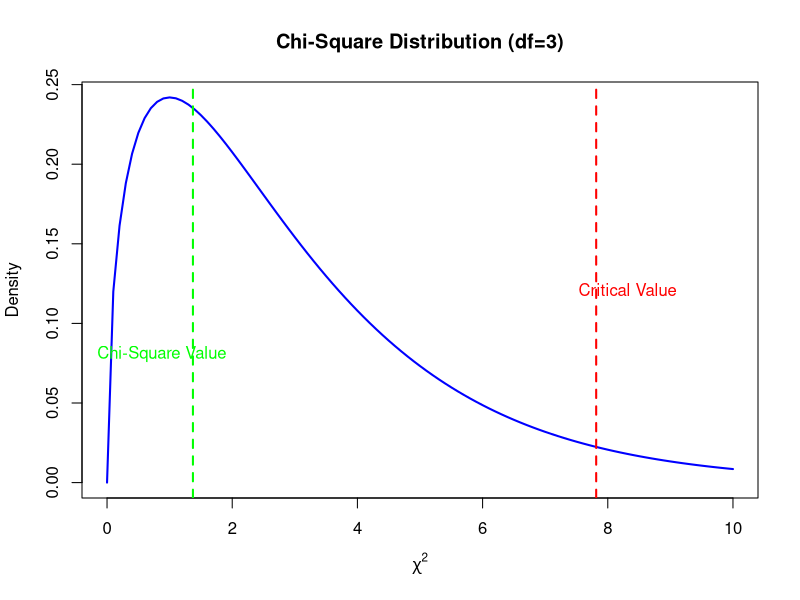

Reproduce this figure in R.
#Page No.562
observed <- c(55, 50, 32, 13)
expected <- c(60, 45, 30, 15)

chi_square_test <- chisq.test(observed, p = expected / sum(expected), rescale.p = TRUE)

chi_square_value <- chi_square_test$statistic
p_value <- chi_square_test$p.value

df <- length(observed) - 1

critical_value <- qchisq(0.95, df)
print(chi_square_test)

if (chi_square_value > critical_value) {
  cat("Reject the null hypothesis: Local and national admission rates are different.")
} else {
  cat("Fail to reject the null hypothesis: No significant difference in hospital admissions.")
}

x <- seq(0, 10, by=0.1)
y <- dchisq(x, df)

plot(x, y, type="l", lwd=2, col="blue",
     main="Chi-Square Distribution (df=3)",
     xlab=expression(chi^2), ylab="Density")

abline(v = critical_value, col="red", lwd=2, lty=2)
text(critical_value + 0.5, max(y)/2, "Critical Value", col="red")

abline(v = chi_square_value, col="green", lwd=2, lty=2)
text(chi_square_value - 0.5, max(y)/3, "Chi-Square Value", col="green")
